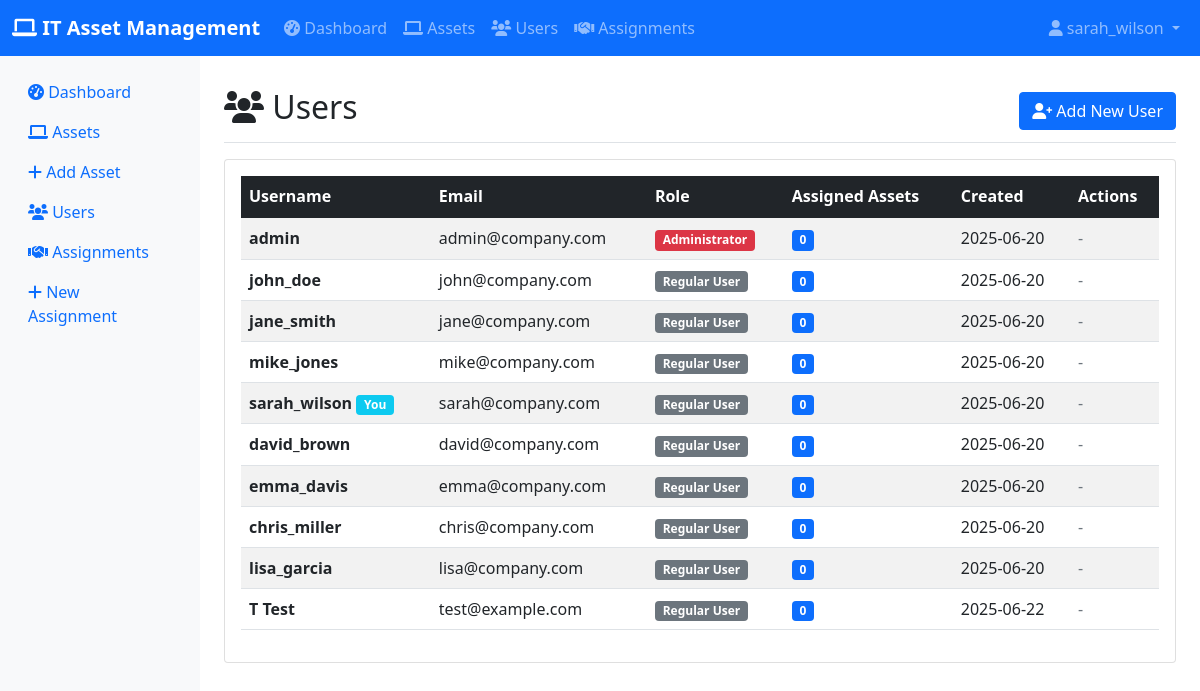
/users (signed in), run on the app's committed database.
### app.py (models this page shows, shortened)
class User(UserMixin, db.Model):
    __tablename__ = 'users'
    id = db.Column(db.Integer, primary_key=True)
    username = db.Column(db.String(80), unique=True, nullable=False, index=True)
    email = db.Column(db.String(120), unique=True, nullable=False, index=True)
    password_hash = db.Column(db.String(255), nullable=False)
    role = db.Column(db.String(20), nullable=False, default='regular')  # 'admin' or 'regular'
    created_at = db.Column(db.DateTime, default=datetime.utcnow)
    assignments = db.relationship('Assignment', backref='assigned_user', lazy=True)
    def is_admin(self):
        return self.role == 'admin'

### app.py (the view)
@app.route('/users')
@login_required
def users():
    page = request.args.get('page', 1, type=int)
    users = User.query.paginate(
        page=page, per_page=10, error_out=False
    )
    return render_template('users.html', users=users)

### app.py (called while the page is built)
@login_manager.user_loader
def load_user(user_id):
    return User.query.get(int(user_id))

### templates/users.html (shortened to what this page needs)
{% extends "base.html" %}
{% block content %}
<div class="d-flex justify-content-between flex-wrap flex-md-nowrap align-items-center pt-3 pb-2 mb-3 border-bottom">
    <h1 class="h2"><i class="fas fa-users"></i> Users</h1>
    <div class="btn-toolbar mb-2 mb-md-0">
        <a href="{{ url_for('create_user') }}" class="btn btn-primary">
            <i class="fas fa-user-plus"></i> Add New User
        </a>
    </div>
</div>
<div class="card">
    <div class="card-body">
        {% if users.items %}
        <div class="table-responsive">
            <table class="table table-striped table-hover">
                <thead class="table-dark">
                    <tr>
                        <th>Username</th>
                        <th>Email</th>
                        <th>Role</th>
                        <th>Assigned Assets</th>
                        <th>Created</th>
                        <th>Actions</th>
                    </tr>
                </thead>
                <tbody>
                    {% for user in users.items %}
                    <tr>
                        <td>
                            <strong>{{ user.username }}</strong>
                            {% if user.id == current_user.id %}
                                <span class="badge bg-info">You</span>
                            {% endif %}
                        </td>
                        <td>{{ user.email }}</td>
                        <td>
                            {% if user.role == 'admin' %}
                                <span class="badge bg-danger">Administrator</span>
                            {% else %}
                                <span class="badge bg-secondary">Regular User</span>
                            {% endif %}
                        </td>
                        <td>
                            <span class="badge bg-primary">{{ user.assigned_assets|length }}</span>
                        </td>
                        <td>{{ user.created_at.strftime('%Y-%m-%d') }}</td>
                        <td class="table-actions">
                            {% if current_user.is_admin() and user.id != current_user.id %}
                            <form method="POST" action="{{ url_for('delete_user', id=user.id) }}" class="d-inline" onsubmit="return confirmDelete('user')">
                                <button type="submit" class="btn btn-sm btn-outline-danger">
                                    <i class="fas fa-trash"></i>
                                </button>
                            </form>
                            {% else %}
                                <span class="text-muted">-</span>
                            {% endif %}
                        </td>
                    </tr>
                    {% endfor %}
                </tbody>
            </table>
        </div>
        {% endif %}
    </div>
</div>
{% endblock %}

### templates/base.html (shortened to what this page needs)
<!DOCTYPE html>
<html lang="en">
<head>
    <link href="https://cdn.jsdelivr.net/npm/bootstrap@5.1.3/dist/css/bootstrap.min.css" rel="stylesheet">
    <link href="https://cdnjs.cloudflare.com/ajax/libs/font-awesome/6.0.0/css/all.min.css" rel="stylesheet">
</head>
<body>
    <nav class="navbar navbar-expand-lg navbar-dark bg-primary">
        <div class="container-fluid">
            <a class="navbar-brand" href="{{ url_for('index') }}">
                <i class="fas fa-laptop"></i> IT Asset Management
            </a>
            {% if current_user.is_authenticated %}
            <div class="collapse navbar-collapse" id="navbarNav">
                <ul class="navbar-nav me-auto">
                    <li class="nav-item">
                        <a class="nav-link" href="{{ url_for('index') }}">
                            <i class="fas fa-tachometer-alt"></i> Dashboard
                        </a>
                    </li>
                    <li class="nav-item">
                        <a class="nav-link" href="{{ url_for('assets') }}">
                            <i class="fas fa-laptop"></i> Assets
                        </a>
                    </li>
                    <li class="nav-item">
                        <a class="nav-link" href="{{ url_for('users') }}">
                            <i class="fas fa-users"></i> Users
                        </a>
                    </li>
                    <li class="nav-item">
                        <a class="nav-link" href="{{ url_for('assignments') }}">
                            <i class="fas fa-handshake"></i> Assignments
                        </a>
                    </li>
                </ul>
                <ul class="navbar-nav">
                    <li class="nav-item dropdown">
                        <a class="nav-link dropdown-toggle" href="#" id="navbarDropdown" role="button" data-bs-toggle="dropdown">
                            <i class="fas fa-user"></i> {{ current_user.username }}
                        </a>
                    </li>
                </ul>
            </div>
            {% endif %}
        </div>
    </nav>
    <div class="container-fluid">
        <div class="row">
            {% if current_user.is_authenticated %}
            <nav class="col-md-2 d-md-block sidebar">
                <div class="position-sticky pt-3">
                    <ul class="nav flex-column">
                        <li class="nav-item">
                            <a class="nav-link" href="{{ url_for('index') }}">
                                <i class="fas fa-tachometer-alt"></i> Dashboard
                            </a>
                        </li>
                        <li class="nav-item">
                            <a class="nav-link" href="{{ url_for('assets') }}">
                                <i class="fas fa-laptop"></i> Assets
                            </a>
                        </li>
                        <li class="nav-item">
                            <a class="nav-link" href="{{ url_for('create_asset') }}">
                                <i class="fas fa-plus"></i> Add Asset
                            </a>
                        </li>
                        <li class="nav-item">
                            <a class="nav-link" href="{{ url_for('users') }}">
                                <i class="fas fa-users"></i> Users
                            </a>
                        </li>
                        <li class="nav-item">
                            <a class="nav-link" href="{{ url_for('assignments') }}">
                                <i class="fas fa-handshake"></i> Assignments
                            </a>
                        </li>
                        <li class="nav-item">
                            <a class="nav-link" href="{{ url_for('create_assignment') }}">
                                <i class="fas fa-plus"></i> New Assignment
                            </a>
                        </li>
                    </ul>
                </div>
            </nav>
            {% endif %}
            <main class="col-md-10 ms-sm-auto px-md-4 main-content">
                {% if current_user.is_authenticated %}
                <div class="pt-3">
                {% else %}
                <div class="pt-5">
                {% endif %}
                    {% block content %}{% endblock %}
                </div>
            </main>
        </div>
    </div>
</body>
</html>

### templates/base.html (style rules this page uses)
.navbar-brand { font-weight: bold; }
.sidebar { min-height: calc(100vh - 56px); background-color: #f8f9fa; }
.main-content { min-height: calc(100vh - 56px); }
.table-actions { white-space: nowrap; }

### data on the page
User: username "sarah_wilson", shows "You", email "sarah@company.com", role "Regular User", assigned_assets|length "0", created_at "2025-06-20"
User: username "admin", email "admin@company.com", role "Administrator", assigned_assets|length "0", created_at "2025-06-20"
User: username "john_doe", email "john@company.com", role "Regular User", assigned_assets|length "0", created_at "2025-06-20"
User: username "jane_smith", email "jane@company.com", role "Regular User", assigned_assets|length "0", created_at "2025-06-20"
User: username "mike_jones", email "mike@company.com", role "Regular User", assigned_assets|length "0", created_at "2025-06-20"
User: username "david_brown", email "david@company.com", role "Regular User", assigned_assets|length "0", created_at "2025-06-20"
User: username "emma_davis", email "emma@company.com", role "Regular User", assigned_assets|length "0", created_at "2025-06-20"
User: username "chris_miller", email "chris@company.com", role "Regular User", assigned_assets|length "0", created_at "2025-06-20"
User: username "lisa_garcia", email "lisa@company.com", role "Regular User", assigned_assets|length "0", created_at "2025-06-20"
User: username "T Test", email "test@example.com", role "Regular User", assigned_assets|length "0", created_at "2025-06-22"
